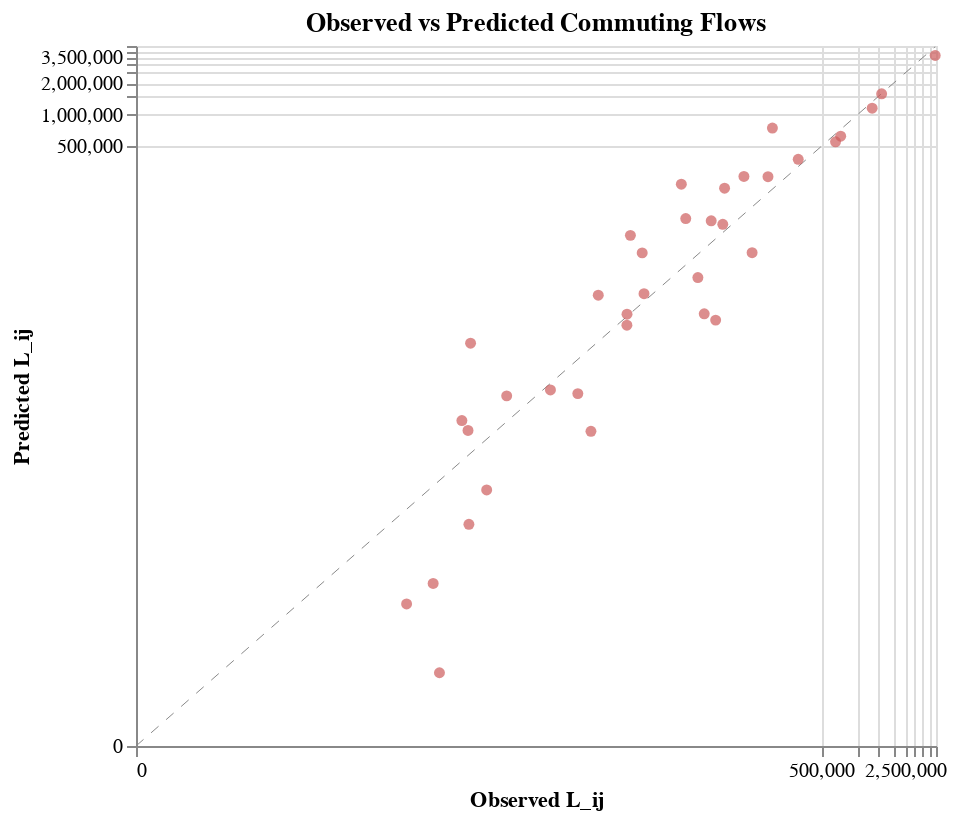

The cell this chart's notebook holds for it:
### Code cell
scatter = alt.Chart(_).mark_circle(color='#CD5C5C').encode(
    x=alt.X('L_ij_data', 
            scale=alt.Scale(type='symlog'), 
            title='Observed L_ij'),
    y=alt.Y('predicted_L_ij_eq', 
            scale=alt.Scale(type='symlog'),
            title='Predicted L_ij'),
    tooltip=['county_i_name', 'county_j_name', 'L_ij_data', 'predicted_L_ij_eq']
).properties(
    width=400,
    height=350,
    title='Observed vs Predicted Commuting Flows'
)
# y = x line
max_val = max(_['L_ij_data'].max(), _['predicted_L_ij_eq'].max())
line = alt.Chart(pd.DataFrame({'x':[0, max_val], 'y':[0, max_val]})).mark_line(
    color='#898989', strokeDash=[5,5], strokeWidth=.5
).encode(
    x='x',
    y='y'
)
chart_obs_pred = line + scatter
# chart_obs_pred.save('output/chart_obs_pred_lin.svg')
chart_obs_pred

### Figure 1 — Vega-Lite specification as saved in the notebook (floating-point values rounded to 4 significant figures)
{"config": {"view": {"continuousWidth": 300, "continuousHeight": 300}}, "layer": [{"data": {"name": "data-e2b17eb7b05dbe80181bae741ae0744a"}, "mark": {"type": "line", "color": "#898989", "strokeDash": [5, 5], "strokeWidth": 0.5}, "encoding": {"x": {"field": "x", "type": "quantitative"}, "y": {"field": "y", "type": "quantitative"}}}, {"data": {"name": "data-56b3789677e5374fe6802f209328dab9"}, "mark": {"type": "circle", "color": "#CD5C5C"}, "encoding": {"tooltip": [{"field": "county_i_name", "type": "nominal"}, {"field": "county_j_name", "type": "nominal"}, {"field": "L_ij_data", "type": "quantitative"}, {"field": "predicted_L_ij_eq", "type": "quantitative"}], "x": {"field": "L_ij_data", "scale": {"type": "symlog"}, "title": "Observed L_ij", "type": "quantitative"}, "y": {"field": "predicted_L_ij_eq", "scale": {"type": "symlog"}, "title": "Predicted L_ij", "type": "quantitative"}}, "title": "Observed vs Predicted Commuting Flows"}], "height": 350, "width": 400, "$schema": "https://vega.github.io/schema/vega-lite/v5.20.1.json", "datasets": {"data-e2b17eb7b05dbe80181bae741ae0744a": [{"x": 0, "y": 0}, {"x": 4429523, "y": 4429523}], "data-56b3789677e5374fe6802f209328dab9": [{"county_i": 0, "county_j": 0, "county_i_name": "Los Angeles", "county_j_name": "Los Angeles", "L_ij_data": 4429523, "d_ij": 13.04, "H_i_2024_data": 3696405, "H_i_2025_data": 3726527, "N_i_2024_data": 3305000.0, "N_i_2025_data": 3314000.0, "L_i_data": 4742279, "F_i_nofire": 0, "F_i_fire1": 0.01, "p_i_eq": 0.8522, "w_j_emp_data": 83554, "w_j_county_data": 378140908586, "L_j_data": 4525711, "_n_firms_j_data": 572385, "w_j_emp_norm_data": 1.061, "w_j_county_norm_data": 1.061, "A_i_norm_eq": 1.089, "U_ij_eq": 0.265, "pi_ij_joint_eq": 0.3578, "pi_ij_cond_eq": 0.771, "predicted_L_ij_eq": 3657000.0, "%_diff_pi_L": -17.45}, {"county_i": 1, "county_j": 0, "county_i_name": "Orange", "county_j_name": "Los Angeles", "L_ij_data": 180250, "d_ij": 32.57, "H_i_2024_data": 1157564, "H_i_2025_data": 1163983, "N_i_2024_data": 1057000.0, "N_i_2025_data": 1058000.0, "L_i_data": 1547549, "F_i_nofire": 0, "F_i_fire1": 0.0, "p_i_eq": 0.8779, "w_j_emp_data": 83554, "w_j_county_data": 378140908586, "L_j_data": 4525711, "_n_firms_j_data": 572385, "w_j_emp_norm_data": 1.061, "w_j_county_norm_data": 1.061, "A_i_norm_eq": 0.02765, "U_ij_eq": -2.388, "pi_ij_joint_eq": 0.02519, "pi_ij_cond_eq": 0.1664, "predicted_L_ij_eq": 257400.0, "%_diff_pi_L": 42.83}, {"county_i": 2, "county_j": 0, "county_i_name": "Riverside", "county_j_name": "Los Angeles", "L_ij_data": 53172, "d_ij": 74.02, "H_i_2024_data": 882389, "H_i_2025_data": 893304, "N_i_2024_data": 835900.0, "N_i_2025_data": 837500.0, "L_i_data": 1016166, "F_i_nofire": 0, "F_i_fire1": 0.0, "p_i_eq": 0.9256, "w_j_emp_data": 83554, "w_j_county_data": 378140908586, "L_j_data": 4525711, "_n_firms_j_data": 572385, "w_j_emp_norm_data": 1.061, "w_j_county_norm_data": 1.061, "A_i_norm_eq": 0.3969, "U_ij_eq": -5.388, "pi_ij_joint_eq": 0.001255, "pi_ij_cond_eq": 0.01262, "predicted_L_ij_eq": 12830.0, "%_diff_pi_L": -75.88}, {"county_i": 3, "county_j": 0, "county_i_name": "San Bernardino", "county_j_name": "Los Angeles", "L_ij_data": 132992, "d_ij": 54.62, "H_i_2024_data": 751646, "H_i_2025_data": 758120, "N_i_2024_data": 698500.0, "N_i_2025_data": 700800.0, "L_i_data": 909384, "F_i_nofire": 0, "F_i_fire1": 0.0, "p_i_eq": 0.9006, "w_j_emp_data": 83554, "w_j_county_data": 378140908586, "L_j_data": 4525711, "_n_firms_j_data": 572385, "w_j_emp_norm_data": 1.061, "w_j_county_norm_data": 1.061, "A_i_norm_eq": 0.1551, "U_ij_eq": -4.05, "pi_ij_joint_eq": 0.004782, "pi_ij_cond_eq": 0.05374, "predicted_L_ij_eq": 48870.0, "%_diff_pi_L": -63.25}, {"county_i": 4, "county_j": 0, "county_i_name": "San Diego", "county_j_name": "Los Angeles", "L_ij_data": 6075, "d_ij": 105.4, "H_i_2024_data": 1266919, "H_i_2025_data": 1280893, "N_i_2024_data": 1214000.0, "N_i_2025_data": 1220000.0, "L_i_data": 1615443, "F_i_nofire": 0, "F_i_fire1": 0.0, "p_i_eq": 0.9413, "w_j_emp_data": 83554, "w_j_county_data": 378140908586, "L_j_data": 4525711, "_n_firms_j_data": 572385, "w_j_emp_norm_data": 1.061, "w_j_county_norm_data": 1.061, "A_i_norm_eq": 0.3547, "U_ij_eq": -7.961, "pi_ij_joint_eq": 9.577e-05, "pi_ij_cond_eq": 0.0006059, "predicted_L_ij_eq": 978.8, "%_diff_pi_L": -83.89}, {"county_i": 5, "county_j": 0, "county_i_name": "Ventura", "county_j_name": "Los Angeles", "L_ij_data": 66180, "d_ij": 46.13, "H_i_2024_data": 297922, "H_i_2025_data": 300727, "N_i_2024_data": 272400.0, "N_i_2025_data": 272700.0, "L_i_data": 389548, "F_i_nofire": 0, "F_i_fire1": 0.0, "p_i_eq": 0.88, "w_j_emp_data": 83554, "w_j_county_data": 378140908586, "L_j_data": 4525711, "_n_firms_j_data": 572385, "w_j_emp_norm_data": 1.061, "w_j_county_norm_data": 1.061, "A_i_norm_eq": -2.024, "U_ij_eq": -5.527, "pi_ij_joint_eq": 0.001092, "pi_ij_cond_eq": 0.02866, "predicted_L_ij_eq": 11160.0, "%_diff_pi_L": -83.13}, {"county_i": 0, "county_j": 1, "county_i_name": "Los Angeles", "county_j_name": "Orange", "L_ij_data": 196169, "d_ij": 32.57, "H_i_2024_data": 3696405, "H_i_2025_data": 3726527, "N_i_2024_data": 3305000.0, "N_i_2025_data": 3314000.0, "L_i_data": 4742279, "F_i_nofire": 0, "F_i_fire1": 0.01, "p_i_eq": 0.8522, "w_j_emp_data": 81403, "w_j_county_data": 135232345686, "L_j_data": 1661276, "_n_firms_j_data": 148394, "w_j_emp_norm_data": 1.034, "w_j_county_norm_data": 1.034, "A_i_norm_eq": 1.089, "U_ij_eq": -1.323, "pi_ij_joint_eq": 0.07308, "pi_ij_cond_eq": 0.1575, "predicted_L_ij_eq": 746900.0, "%_diff_pi_L": 280.7}, {"county_i": 1, "county_j": 1, "county_i_name": "Orange", "county_j_name": "Orange", "L_ij_data": 1325458, "d_ij": 13.5, "H_i_2024_data": 1157564, "H_i_2025_data": 1163983, "N_i_2024_data": 1057000.0, "N_i_2025_data": 1058000.0, "L_i_data": 1547549, "F_i_nofire": 0, "F_i_fire1": 0.0, "p_i_eq": 0.8779, "w_j_emp_data": 81403, "w_j_county_data": 135232345686, "L_j_data": 1661276, "_n_firms_j_data": 148394, "w_j_emp_norm_data": 1.034, "w_j_county_norm_data": 1.034, "A_i_norm_eq": 0.02765, "U_ij_eq": -0.8888, "pi_ij_joint_eq": 0.1129, "pi_ij_cond_eq": 0.7453, "predicted_L_ij_eq": 1153000.0, "%_diff_pi_L": -12.98}, {"county_i": 2, "county_j": 1, "county_i_name": "Riverside", "county_j_name": "Orange", "L_ij_data": 75863, "d_ij": 49.21, "H_i_2024_data": 882389, "H_i_2025_data": 893304, "N_i_2024_data": 835900.0, "N_i_2025_data": 837500.0, "L_i_data": 1016166, "F_i_nofire": 0, "F_i_fire1": 0.0, "p_i_eq": 0.9256, "w_j_emp_data": 81403, "w_j_county_data": 135232345686, "L_j_data": 1661276, "_n_firms_j_data": 148394, "w_j_emp_norm_data": 1.034, "w_j_county_norm_data": 1.034, "A_i_norm_eq": 0.3969, "U_ij_eq": -3.43, "pi_ij_joint_eq": 0.008894, "pi_ij_cond_eq": 0.08945, "predicted_L_ij_eq": 90900.0, "%_diff_pi_L": 19.82}, {"county_i": 3, "county_j": 1, "county_i_name": "San Bernardino", "county_j_name": "Orange", "L_ij_data": 37327, "d_ij": 44.95, "H_i_2024_data": 751646, "H_i_2025_data": 758120, "N_i_2024_data": 698500.0, "N_i_2025_data": 700800.0, "L_i_data": 909384, "F_i_nofire": 0, "F_i_fire1": 0.0, "p_i_eq": 0.9006, "w_j_emp_data": 81403, "w_j_county_data": 135232345686, "L_j_data": 1661276, "_n_firms_j_data": 148394, "w_j_emp_norm_data": 1.034, "w_j_county_norm_data": 1.034, "A_i_norm_eq": 0.1551, "U_ij_eq": -3.303, "pi_ij_joint_eq": 0.01009, "pi_ij_cond_eq": 0.1134, "predicted_L_ij_eq": 103100.0, "%_diff_pi_L": 176.3}, {"county_i": 4, "county_j": 1, "county_i_name": "San Diego", "county_j_name": "Orange", "L_ij_data": 12120, "d_ij": 73.08, "H_i_2024_data": 1266919, "H_i_2025_data": 1280893, "N_i_2024_data": 1214000.0, "N_i_2025_data": 1220000.0, "L_i_data": 1615443, "F_i_nofire": 0, "F_i_fire1": 0.0, "p_i_eq": 0.9413, "w_j_emp_data": 81403, "w_j_county_data": 135232345686, "L_j_data": 1661276, "_n_firms_j_data": 148394, "w_j_emp_norm_data": 1.034, "w_j_county_norm_data": 1.034, "A_i_norm_eq": 0.3547, "U_ij_eq": -5.398, "pi_ij_joint_eq": 0.001242, "pi_ij_cond_eq": 0.007859, "predicted_L_ij_eq": 12700.0, "%_diff_pi_L": 4.748}, {"county_i": 5, "county_j": 1, "county_i_name": "Ventura", "county_j_name": "Orange", "L_ij_data": 576, "d_ij": 76.0, "H_i_2024_data": 297922, "H_i_2025_data": 300727, "N_i_2024_data": 272400.0, "N_i_2025_data": 272700.0, "L_i_data": 389548, "F_i_nofire": 0, "F_i_fire1": 0.0, "p_i_eq": 0.88, "w_j_emp_data": 81403, "w_j_county_data": 135232345686, "L_j_data": 1661276, "_n_firms_j_data": 148394, "w_j_emp_norm_data": 1.034, "w_j_county_norm_data": 1.034, "A_i_norm_eq": -2.024, "U_ij_eq": -7.942, "pi_ij_joint_eq": 9.756e-05, "pi_ij_cond_eq": 0.00256, "predicted_L_ij_eq": 997.1, "%_diff_pi_L": 73.11}, {"county_i": 0, "county_j": 2, "county_i_name": "Los Angeles", "county_j_name": "Riverside", "L_ij_data": 16786, "d_ij": 74.02, "H_i_2024_data": 3696405, "H_i_2025_data": 3726527, "N_i_2024_data": 3305000.0, "N_i_2025_data": 3314000.0, "L_i_data": 4742279, "F_i_nofire": 0, "F_i_fire1": 0.01, "p_i_eq": 0.8522, "w_j_emp_data": 59734, "w_j_county_data": 50202249277, "L_j_data": 840433, "_n_firms_j_data": 86446, "w_j_emp_norm_data": 0.7587, "w_j_county_norm_data": 0.7587, "A_i_norm_eq": 1.089, "U_ij_eq": -4.948, "pi_ij_joint_eq": 0.001947, "pi_ij_cond_eq": 0.004197, "predicted_L_ij_eq": 19900.0, "%_diff_pi_L": 18.56}, {"county_i": 1, "county_j": 2, "county_i_name": "Orange", "county_j_name": "Riverside", "L_ij_data": 16208, "d_ij": 49.21, "H_i_2024_data": 1157564, "H_i_2025_data": 1163983, "N_i_2024_data": 1057000.0, "N_i_2025_data": 1058000.0, "L_i_data": 1547549, "F_i_nofire": 0, "F_i_fire1": 0.0, "p_i_eq": 0.8779, "w_j_emp_data": 59734, "w_j_county_data": 50202249277, "L_j_data": 840433, "_n_firms_j_data": 86446, "w_j_emp_norm_data": 0.7587, "w_j_county_norm_data": 0.7587, "A_i_norm_eq": 0.02765, "U_ij_eq": -4.055, "pi_ij_joint_eq": 0.004757, "pi_ij_cond_eq": 0.03141, "predicted_L_ij_eq": 48620.0, "%_diff_pi_L": 199.9}, {"county_i": 2, "county_j": 2, "county_i_name": "Riverside", "county_j_name": "Riverside", "L_ij_data": 725518, "d_ij": 21.25, "H_i_2024_data": 882389, "H_i_2025_data": 893304, "N_i_2024_data": 835900.0, "N_i_2025_data": 837500.0, "L_i_data": 1016166, "F_i_nofire": 0, "F_i_fire1": 0.0, "p_i_eq": 0.9256, "w_j_emp_data": 59734, "w_j_county_data": 50202249277, "L_j_data": 840433, "_n_firms_j_data": 86446, "w_j_emp_norm_data": 0.7587, "w_j_county_norm_data": 0.7587, "A_i_norm_eq": 0.3969, "U_ij_eq": -1.502, "pi_ij_joint_eq": 0.06112, "pi_ij_cond_eq": 0.6147, "predicted_L_ij_eq": 624700.0, "%_diff_pi_L": -13.9}, {"county_i": 3, "county_j": 2, "county_i_name": "San Bernardino", "county_j_name": "Riverside", "L_ij_data": 78508, "d_ij": 32.79, "H_i_2024_data": 751646, "H_i_2025_data": 758120, "N_i_2024_data": 698500.0, "N_i_2025_data": 700800.0, "L_i_data": 909384, "F_i_nofire": 0, "F_i_fire1": 0.0, "p_i_eq": 0.9006, "w_j_emp_data": 59734, "w_j_county_data": 50202249277, "L_j_data": 840433, "_n_firms_j_data": 86446, "w_j_emp_norm_data": 0.7587, "w_j_county_norm_data": 0.7587, "A_i_norm_eq": 0.1551, "U_ij_eq": -2.639, "pi_ij_joint_eq": 0.0196, "pi_ij_cond_eq": 0.2203, "predicted_L_ij_eq": 200300.0, "%_diff_pi_L": 155.2}, {"county_i": 4, "county_j": 2, "county_i_name": "San Diego", "county_j_name": "Riverside", "L_ij_data": 6989, "d_ij": 64.01, "H_i_2024_data": 1266919, "H_i_2025_data": 1280893, "N_i_2024_data": 1214000.0, "N_i_2025_data": 1220000.0, "L_i_data": 1615443, "F_i_nofire": 0, "F_i_fire1": 0.0, "p_i_eq": 0.9413, "w_j_emp_data": 59734, "w_j_county_data": 50202249277, "L_j_data": 840433, "_n_firms_j_data": 86446, "w_j_emp_norm_data": 0.7587, "w_j_county_norm_data": 0.7587, "A_i_norm_eq": 0.3547, "U_ij_eq": -4.982, "pi_ij_joint_eq": 0.001883, "pi_ij_cond_eq": 0.01191, "predicted_L_ij_eq": 19240.0, "%_diff_pi_L": 175.4}, {"county_i": 5, "county_j": 2, "county_i_name": "Ventura", "county_j_name": "Riverside", "L_ij_data": 177, "d_ij": 120.1, "H_i_2024_data": 297922, "H_i_2025_data": 300727, "N_i_2024_data": 272400.0, "N_i_2025_data": 272700.0, "L_i_data": 389548, "F_i_nofire": 0, "F_i_fire1": 0.0, "p_i_eq": 0.88, "w_j_emp_data": 59734, "w_j_county_data": 50202249277, "L_j_data": 840433, "_n_firms_j_data": 86446, "w_j_emp_norm_data": 0.7587, "w_j_county_norm_data": 0.7587, "A_i_norm_eq": -2.024, "U_ij_eq": -11.78, "pi_ij_joint_eq": 2.094e-06, "pi_ij_cond_eq": 5.495e-05, "predicted_L_ij_eq": 21.41, "%_diff_pi_L": -87.91}, {"county_i": 0, "county_j": 3, "county_i_name": "Los Angeles", "county_j_name": "San Bernardino", "L_ij_data": 60779, "d_ij": 54.62, "H_i_2024_data": 3696405, "H_i_2025_data": 3726527, "N_i_2024_data": 3305000.0, "N_i_2025_data": 3314000.0, "L_i_data": 4742279, "F_i_nofire": 0, "F_i_fire1": 0.01, "p_i_eq": 0.8522, "w_j_emp_data": 62368, "w_j_county_data": 52757761723, "L_j_data": 845908, "_n_firms_j_data": 77170, "w_j_emp_norm_data": 0.7921, "w_j_county_norm_data": 0.7921, "A_i_norm_eq": 1.089, "U_ij_eq": -3.353, "pi_ij_joint_eq": 0.009599, "pi_ij_cond_eq": 0.02069, "predicted_L_ij_eq": 98100.0, "%_diff_pi_L": 61.41}, {"county_i": 1, "county_j": 3, "county_i_name": "Orange", "county_j_name": "San Bernardino", "L_ij_data": 12934, "d_ij": 44.95, "H_i_2024_data": 1157564, "H_i_2025_data": 1163983, "N_i_2024_data": 1057000.0, "N_i_2025_data": 1058000.0, "L_i_data": 1547549, "F_i_nofire": 0, "F_i_fire1": 0.0, "p_i_eq": 0.8779, "w_j_emp_data": 62368, "w_j_county_data": 52757761723, "L_j_data": 845908, "_n_firms_j_data": 77170, "w_j_emp_norm_data": 0.7921, "w_j_county_norm_data": 0.7921, "A_i_norm_eq": 0.02765, "U_ij_eq": -3.671, "pi_ij_joint_eq": 0.006983, "pi_ij_cond_eq": 0.04612, "predicted_L_ij_eq": 71370.0, "%_diff_pi_L": 451.8}, {"county_i": 2, "county_j": 3, "county_i_name": "Riverside", "county_j_name": "San Bernardino", "L_ij_data": 113716, "d_ij": 32.79, "H_i_2024_data": 882389, "H_i_2025_data": 893304, "N_i_2024_data": 835900.0, "N_i_2025_data": 837500.0, "L_i_data": 1016166, "F_i_nofire": 0, "F_i_fire1": 0.0, "p_i_eq": 0.9256, "w_j_emp_data": 62368, "w_j_county_data": 52757761723, "L_j_data": 845908, "_n_firms_j_data": 77170, "w_j_emp_norm_data": 0.7921, "w_j_county_norm_data": 0.7921, "A_i_norm_eq": 0.3969, "U_ij_eq": -2.382, "pi_ij_joint_eq": 0.02536, "pi_ij_cond_eq": 0.2551, "predicted_L_ij_eq": 259200.0, "%_diff_pi_L": 127.9}, {"county_i": 3, "county_j": 3, "county_i_name": "San Bernardino", "county_j_name": "San Bernardino", "L_ij_data": 657249, "d_ij": 20.62, "H_i_2024_data": 751646, "H_i_2025_data": 758120, "N_i_2024_data": 698500.0, "N_i_2025_data": 700800.0, "L_i_data": 909384, "F_i_nofire": 0, "F_i_fire1": 0.0, "p_i_eq": 0.9006, "w_j_emp_data": 62368, "w_j_county_data": 52757761723, "L_j_data": 845908, "_n_firms_j_data": 77170, "w_j_emp_norm_data": 0.7921, "w_j_county_norm_data": 0.7921, "A_i_norm_eq": 0.1551, "U_ij_eq": -1.623, "pi_ij_joint_eq": 0.05414, "pi_ij_cond_eq": 0.6085, "predicted_L_ij_eq": 553400.0, "%_diff_pi_L": -15.81}, {"county_i": 4, "county_j": 3, "county_i_name": "San Diego", "county_j_name": "San Bernardino", "L_ij_data": 1209, "d_ij": 92.09, "H_i_2024_data": 1266919, "H_i_2025_data": 1280893, "N_i_2024_data": 1214000.0, "N_i_2025_data": 1220000.0, "L_i_data": 1615443, "F_i_nofire": 0, "F_i_fire1": 0.0, "p_i_eq": 0.9413, "w_j_emp_data": 62368, "w_j_county_data": 52757761723, "L_j_data": 845908, "_n_firms_j_data": 77170, "w_j_emp_norm_data": 0.7921, "w_j_county_norm_data": 0.7921, "A_i_norm_eq": 0.3547, "U_ij_eq": -7.185, "pi_ij_joint_eq": 0.0002081, "pi_ij_cond_eq": 0.001316, "predicted_L_ij_eq": 2126.0, "%_diff_pi_L": 75.88}, {"county_i": 5, "county_j": 3, "county_i_name": "Ventura", "county_j_name": "San Bernardino", "L_ij_data": 586, "d_ij": 98.42, "H_i_2024_data": 297922, "H_i_2025_data": 300727, "N_i_2024_data": 272400.0, "N_i_2025_data": 272700.0, "L_i_data": 389548, "F_i_nofire": 0, "F_i_fire1": 0.0, "p_i_eq": 0.88, "w_j_emp_data": 62368, "w_j_county_data": 52757761723, "L_j_data": 845908, "_n_firms_j_data": 77170, "w_j_emp_norm_data": 0.7921, "w_j_county_norm_data": 0.7921, "A_i_norm_eq": -2.024, "U_ij_eq": -10.0, "pi_ij_joint_eq": 1.243e-05, "pi_ij_cond_eq": 0.0003262, "predicted_L_ij_eq": 127.1, "%_diff_pi_L": -78.32}, {"county_i": 0, "county_j": 4, "county_i_name": "Los Angeles", "county_j_name": "San Diego", "L_ij_data": 4724, "d_ij": 105.4, "H_i_2024_data": 3696405, "H_i_2025_data": 3726527, "N_i_2024_data": 3305000.0, "N_i_2025_data": 3314000.0, "L_i_data": 4742279, "F_i_nofire": 0, "F_i_fire1": 0.01, "p_i_eq": 0.8522, "w_j_emp_data": 82854, "w_j_county_data": 127309240480, "L_j_data": 1536541, "_n_firms_j_data": 133031, "w_j_emp_norm_data": 1.052, "w_j_county_norm_data": 1.052, "A_i_norm_eq": 1.089, "U_ij_eq": -7.135, "pi_ij_joint_eq": 0.0002186, "pi_ij_cond_eq": 0.0004712, "predicted_L_ij_eq": 2235.0, "%_diff_pi_L": -52.7}, {"county_i": 1, "county_j": 4, "county_i_name": "Orange", "county_j_name": "San Diego", "L_ij_data": 12094, "d_ij": 73.08, "H_i_2024_data": 1157564, "H_i_2025_data": 1163983, "N_i_2024_data": 1057000.0, "N_i_2025_data": 1058000.0, "L_i_data": 1547549, "F_i_nofire": 0, "F_i_fire1": 0.0, "p_i_eq": 0.8779, "w_j_emp_data": 82854, "w_j_county_data": 127309240480, "L_j_data": 1536541, "_n_firms_j_data": 133031, "w_j_emp_norm_data": 1.052, "w_j_county_norm_data": 1.052, "A_i_norm_eq": 0.02765, "U_ij_eq": -5.638, "pi_ij_joint_eq": 0.0009775, "pi_ij_cond_eq": 0.006456, "predicted_L_ij_eq": 9991.0, "%_diff_pi_L": -17.39}, {"county_i": 2, "county_j": 4, "county_i_name": "Riverside", "county_j_name": "San Diego", "L_ij_data": 47073, "d_ij": 64.01, "H_i_2024_data": 882389, "H_i_2025_data": 893304, "N_i_2024_data": 835900.0, "N_i_2025_data": 837500.0, "L_i_data": 1016166, "F_i_nofire": 0, "F_i_fire1": 0.0, "p_i_eq": 0.9256, "w_j_emp_data": 82854, "w_j_county_data": 127309240480, "L_j_data": 1536541, "_n_firms_j_data": 133031, "w_j_emp_norm_data": 1.052, "w_j_county_norm_data": 1.052, "A_i_norm_eq": 0.3969, "U_ij_eq": -4.596, "pi_ij_joint_eq": 0.002771, "pi_ij_cond_eq": 0.02787, "predicted_L_ij_eq": 28320.0, "%_diff_pi_L": -39.85}, {"county_i": 3, "county_j": 4, "county_i_name": "San Bernardino", "county_j_name": "San Diego", "L_ij_data": 2796, "d_ij": 92.09, "H_i_2024_data": 751646, "H_i_2025_data": 758120, "N_i_2024_data": 698500.0, "N_i_2025_data": 700800.0, "L_i_data": 909384, "F_i_nofire": 0, "F_i_fire1": 0.0, "p_i_eq": 0.9006, "w_j_emp_data": 82854, "w_j_county_data": 127309240480, "L_j_data": 1536541, "_n_firms_j_data": 133031, "w_j_emp_norm_data": 1.052, "w_j_county_norm_data": 1.052, "A_i_norm_eq": 0.1551, "U_ij_eq": -7.056, "pi_ij_joint_eq": 0.0002366, "pi_ij_cond_eq": 0.002659, "predicted_L_ij_eq": 2418.0, "%_diff_pi_L": -13.51}, {"county_i": 4, "county_j": 4, "county_i_name": "San Diego", "county_j_name": "San Diego", "L_ij_data": 1588755, "d_ij": 13.0, "H_i_2024_data": 1266919, "H_i_2025_data": 1280893, "N_i_2024_data": 1214000.0, "N_i_2025_data": 1220000.0, "L_i_data": 1615443, "F_i_nofire": 0, "F_i_fire1": 0.0, "p_i_eq": 0.9413, "w_j_emp_data": 82854, "w_j_county_data": 127309240480, "L_j_data": 1536541, "_n_firms_j_data": 133031, "w_j_emp_norm_data": 1.052, "w_j_county_norm_data": 1.052, "A_i_norm_eq": 0.3547, "U_ij_eq": -0.5738, "pi_ij_joint_eq": 0.1546, "pi_ij_cond_eq": 0.9783, "predicted_L_ij_eq": 1580000.0, "%_diff_pi_L": -0.5282}, {"county_i": 5, "county_j": 4, "county_i_name": "Ventura", "county_j_name": "San Diego", "L_ij_data": 333, "d_ij": 145.3, "H_i_2024_data": 297922, "H_i_2025_data": 300727, "N_i_2024_data": 272400.0, "N_i_2025_data": 272700.0, "L_i_data": 389548, "F_i_nofire": 0, "F_i_fire1": 0.0, "p_i_eq": 0.88, "w_j_emp_data": 82854, "w_j_county_data": 127309240480, "L_j_data": 1536541, "_n_firms_j_data": 133031, "w_j_emp_norm_data": 1.052, "w_j_county_norm_data": 1.052, "A_i_norm_eq": -2.024, "U_ij_eq": -13.47, "pi_ij_joint_eq": 3.883e-07, "pi_ij_cond_eq": 1.019e-05, "predicted_L_ij_eq": 3.968, "%_diff_pi_L": -98.81}, {"county_i": 0, "county_j": 5, "county_i_name": "Los Angeles", "county_j_name": "Ventura", "L_ij_data": 34298, "d_ij": 46.13, "H_i_2024_data": 3696405, "H_i_2025_data": 3726527, "N_i_2024_data": 3305000.0, "N_i_2025_data": 3314000.0, "L_i_data": 4742279, "F_i_nofire": 0, "F_i_fire1": 0.01, "p_i_eq": 0.8522, "w_j_emp_data": 70487, "w_j_county_data": 23702861713, "L_j_data": 336272, "_n_firms_j_data": 31435, "w_j_emp_norm_data": 0.8953, "w_j_county_norm_data": 0.8953, "A_i_norm_eq": 1.089, "U_ij_eq": -2.552, "pi_ij_joint_eq": 0.02139, "pi_ij_cond_eq": 0.0461, "predicted_L_ij_eq": 218600.0, "%_diff_pi_L": 537.4}, {"county_i": 1, "county_j": 5, "county_i_name": "Orange", "county_j_name": "Ventura", "L_ij_data": 605, "d_ij": 76.0, "H_i_2024_data": 1157564, "H_i_2025_data": 1163983, "N_i_2024_data": 1057000.0, "N_i_2025_data": 1058000.0, "L_i_data": 1547549, "F_i_nofire": 0, "F_i_fire1": 0.0, "p_i_eq": 0.8779, "w_j_emp_data": 70487, "w_j_county_data": 23702861713, "L_j_data": 336272, "_n_firms_j_data": 31435, "w_j_emp_norm_data": 0.8953, "w_j_county_norm_data": 0.8953, "A_i_norm_eq": 0.02765, "U_ij_eq": -6.032, "pi_ij_joint_eq": 0.0006586, "pi_ij_cond_eq": 0.00435, "predicted_L_ij_eq": 6731.0, "%_diff_pi_L": 1013.0}, {"county_i": 2, "county_j": 5, "county_i_name": "Riverside", "county_j_name": "Ventura", "L_ij_data": 824, "d_ij": 120.1, "H_i_2024_data": 882389, "H_i_2025_data": 893304, "N_i_2024_data": 835900.0, "N_i_2025_data": 837500.0, "L_i_data": 1016166, "F_i_nofire": 0, "F_i_fire1": 0.0, "p_i_eq": 0.9256, "w_j_emp_data": 70487, "w_j_county_data": 23702861713, "L_j_data": 336272, "_n_firms_j_data": 31435, "w_j_emp_norm_data": 0.8953, "w_j_county_norm_data": 0.8953, "A_i_norm_eq": 0.3969, "U_ij_eq": -9.248, "pi_ij_joint_eq": 2.644e-05, "pi_ij_cond_eq": 0.0002659, "predicted_L_ij_eq": 270.2, "%_diff_pi_L": -67.21}, {"county_i": 3, "county_j": 5, "county_i_name": "San Bernardino", "county_j_name": "Ventura", "L_ij_data": 512, "d_ij": 98.42, "H_i_2024_data": 751646, "H_i_2025_data": 758120, "N_i_2024_data": 698500.0, "N_i_2025_data": 700800.0, "L_i_data": 909384, "F_i_nofire": 0, "F_i_fire1": 0.0, "p_i_eq": 0.9006, "w_j_emp_data": 70487, "w_j_county_data": 23702861713, "L_j_data": 336272, "_n_firms_j_data": 31435, "w_j_emp_norm_data": 0.8953, "w_j_county_norm_data": 0.8953, "A_i_norm_eq": 0.1551, "U_ij_eq": -7.724, "pi_ij_joint_eq": 0.0001213, "pi_ij_cond_eq": 0.001363, "predicted_L_ij_eq": 1240.0, "%_diff_pi_L": 142.1}, {"county_i": 4, "county_j": 5, "county_i_name": "San Diego", "county_j_name": "Ventura", "L_ij_data": 295, "d_ij": 145.3, "H_i_2024_data": 1266919, "H_i_2025_data": 1280893, "N_i_2024_data": 1214000.0, "N_i_2025_data": 1220000.0, "L_i_data": 1615443, "F_i_nofire": 0, "F_i_fire1": 0.0, "p_i_eq": 0.9413, "w_j_emp_data": 70487, "w_j_county_data": 23702861713, "L_j_data": 336272, "_n_firms_j_data": 31435, "w_j_emp_norm_data": 0.8953, "w_j_county_norm_data": 0.8953, "A_i_norm_eq": 0.3547, "U_ij_eq": -11.32, "pi_ij_joint_eq": 3.331e-06, "pi_ij_cond_eq": 2.107e-05, "predicted_L_ij_eq": 34.04, "%_diff_pi_L": -88.46}, {"county_i": 5, "county_j": 5, "county_i_name": "Ventura", "county_j_name": "Ventura", "L_ij_data": 321696, "d_ij": 0.0, "H_i_2024_data": 297922, "H_i_2025_data": 300727, "N_i_2024_data": 272400.0, "N_i_2025_data": 272700.0, "L_i_data": 389548, "F_i_nofire": 0, "F_i_fire1": 0.0, "p_i_eq": 0.88, "w_j_emp_data": 70487, "w_j_county_data": 23702861713, "L_j_data": 336272, "_n_firms_j_data": 31435, "w_j_emp_norm_data": 0.8953, "w_j_county_norm_data": 0.8953, "A_i_norm_eq": -2.024, "U_ij_eq": -2.006, "pi_ij_joint_eq": 0.03691, "pi_ij_cond_eq": 0.9684, "predicted_L_ij_eq": 377200.0, "%_diff_pi_L": 17.26}]}}
